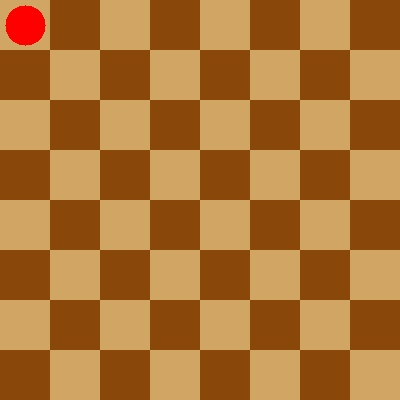
#> input picture board0.jpg, 400 x 400 px
$ python testing.py
#> lines starting #> are read from the running program, lines starting #| are printed output that depends on the picture
import numpy
import cv2 as vision
from matplotlib import pyplot as plt

image = vision.imread('board0.jpg')
#> image is the input picture: shape (400, 400, 3); mean B, G, R 54.2, 116.8, 173.4
gray = vision.cvtColor(image, vision.COLOR_BGR2GRAY)
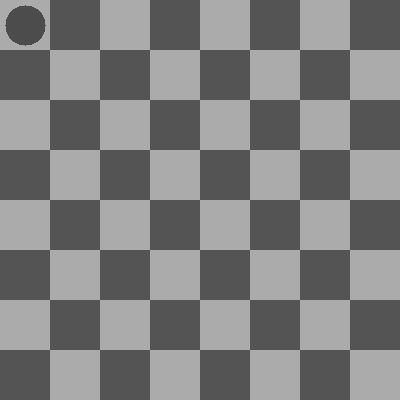
#> gray: shape (400, 400); min 72, max 176, mean 126.8
_, thresh = vision.threshold(gray, 12, 255, vision.THRESH_BINARY)
#> thresh: shape (400, 400); every value is 255
contours, _ = vision.findContours(thresh, vision.RETR_EXTERNAL, vision.CHAIN_APPROX_SIMPLE)
#> contours = [[[0, 0], [0, 399], [399, 399], [399, 0]]]

board = numpy.zeros((500,500,3), dtype='uint8')
vision.drawContours(board, contours, -1, (0, 255, 0), 1)
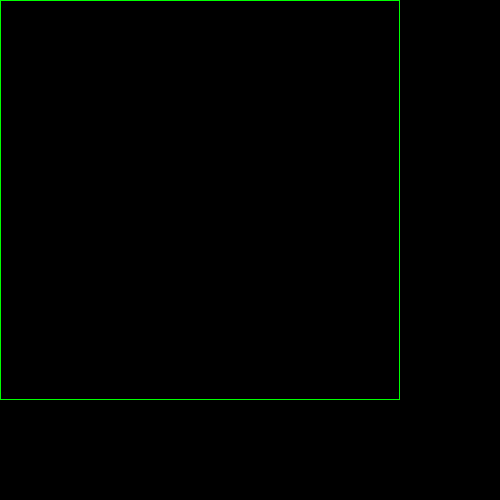
#> board: shape (500, 500, 3); mean of channels 0, 1, 2 0, 1.6, 0; drawn as R, G, B


vision.imshow('Board', board)

vision.waitKey(0)
